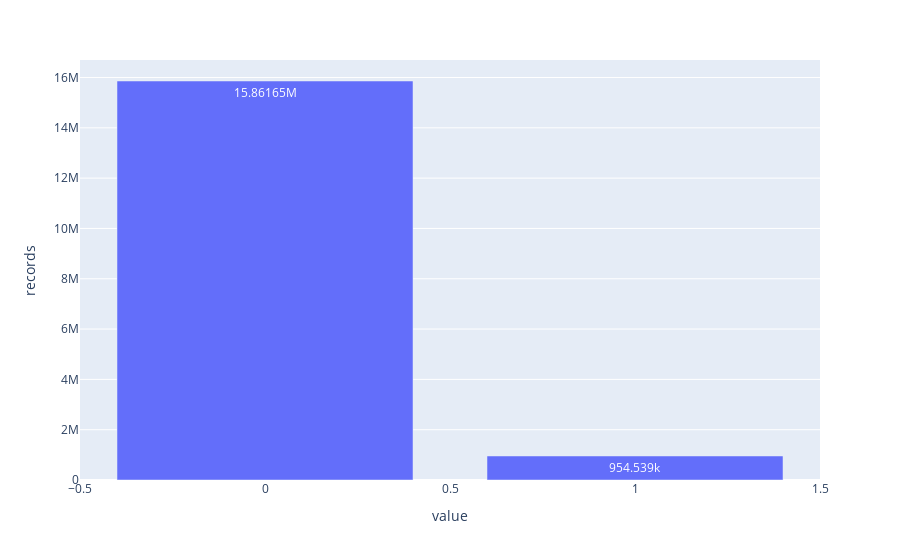

Notebook cell for this chart:
### Markdown cell above
A quantidade de registros que possuem a região de saúde de residência diferente do de internação (valor `1`), comparado com a quantidade cujo são iguais (valor `0`)

**Observações**

- A quantidade de regiões de saúde diferentes é bem pequena se comparada a quantidade de região de saúde de residência e internação iguais.

### Code cell
var = 'mov_regiao_saude'
df = pd.read_sql_query(query_value_counts(var), cnx)
bar_plot(df, var).show()

### Figure 1 — Plotly figure (JSON) as saved in the notebook; plotly's stock layout.template omitted (floating-point values rounded to 4 significant figures)
{"data": [{"alignmentgroup": "True", "hovertemplate": "value=%{x}<br>records=%{y}<extra></extra>", "legendgroup": "", "marker": {"color": "#636efa", "pattern": {"shape": ""}}, "name": "", "offsetgroup": "", "orientation": "v", "showlegend": false, "textposition": "auto", "texttemplate": "%{y}", "type": "bar", "x": [0, 1], "xaxis": "x", "y": [15861647, 954539], "yaxis": "y"}], "layout": {"barmode": "relative", "legend": {"tracegroupgap": 0}, "margin": {"t": 60}, "xaxis": {"anchor": "y", "categoryarray": [0, 1], "categoryorder": "array", "domain": [0, 1], "title": {"text": "value"}}, "yaxis": {"anchor": "x", "domain": [0, 1], "title": {"text": "records"}}}}
